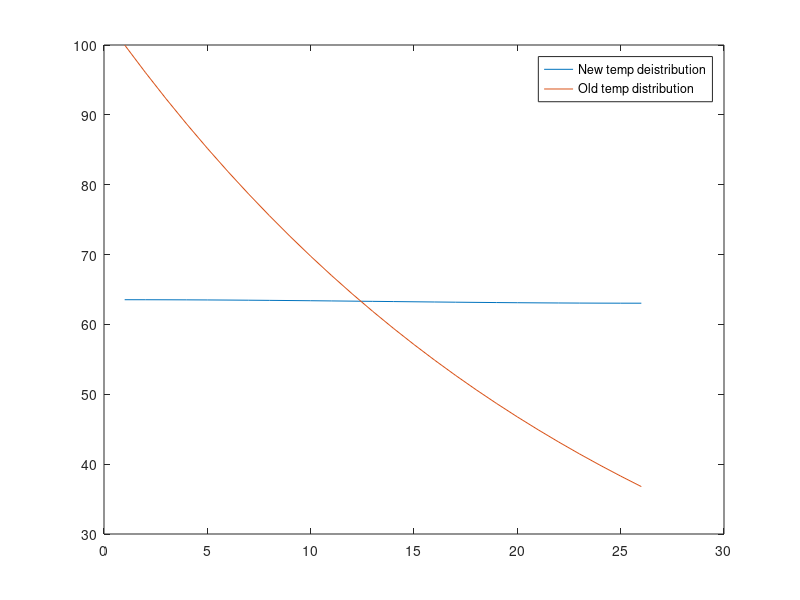

MATLAB code for this plot:
clear; clc;
load Distribution_1;
%load Distribution_2;
%load Distribution_3;
%load Distribution_4;

temp = Rod_Temp_Gradient;
oldN = Rod_Temp_Gradient;
deviation = 100;
count = 0;

while(deviation > .5)
    
    maxTemp = temp(1); %setting the max and min to be the first value each loop.
    minTemp = temp(1);
    
    for(x = 1:length(temp))
        if x == 1
            temp(x) = (oldN(x) + oldN(x + 1))/2;
        elseif x == length(temp)
            temp(x) = (oldN(x) + oldN(x - 1))/2;
        else
            temp(x) = (oldN(x) + oldN(x + 1) + oldN(x - 1))/3;
        end
        
        %recording the max temp each time a temperature changes in a
        %section
        if temp(x) > maxTemp;
            maxTemp = temp(x);
        end
        
        %recording min temp each temp change in section
        if temp(x) < minTemp
            minTemp = temp(x);
        end
    end
    %Updates old values
    oldN = temp;
    
    deviation = abs(minTemp - maxTemp);
    
    
    plot(1:length(Rod_Temp_Gradient),temp);
    ylim([min(Rod_Temp_Gradient) max(Rod_Temp_Gradient)]);
    pause(0.001);
    count = count + 1;
end

fprintf('It took %i iterations to reach equilibrium\n', count);
fprintf('It has an equilibrium temperature of %.02f\n', (maxTemp+minTemp)/2);
plot(1:length(Rod_Temp_Gradient), temp,1:length(Rod_Temp_Gradient), Rod_Temp_Gradient);
legend('New temp deistribution', 'Old temp distribution');

